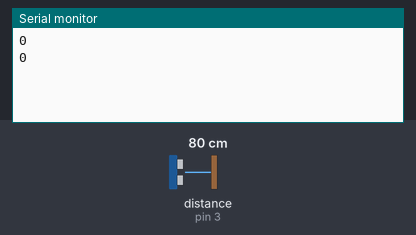
Recording of a sketch running on a simulated Arduino Uno, built with avr-gcc and run on an emulated ATmega328P. Parts: the last lines printed to the serial monitor. Inputs (shaded band) come from the test bench; at power-on: distance to the obstacle (sensor on pin 3) 80 cm. The echo pulse lasts 58.3 µs per cm.

Above: at 1.8 s.
1.9 s: distance to the obstacle (sensor on pin 3) set to 2 cm
At 2.8 s:
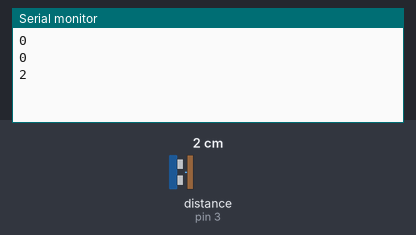
3.4 s: distance to the obstacle (sensor on pin 3) set to 4 cm
At 4.5 s:
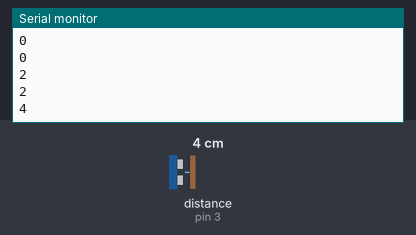
Timing chart, 0 to 6.4 s (numbered marks = the images above; inputs shaded):
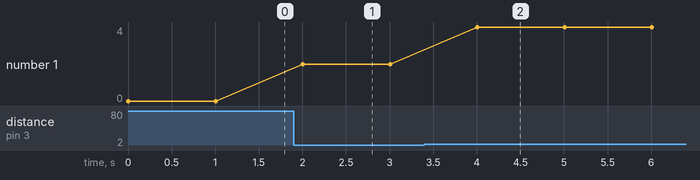

The sketch:

send_data_to_python.ino
```cpp
#include <NewPing.h>

String cmd;

#define TRIGGER_PIN  4
#define ECHO_PIN     3
#define MAX_DISTANCE 20

NewPing sonar(TRIGGER_PIN, ECHO_PIN, MAX_DISTANCE);

#define ULTRASONIC

void setup()
{
  Serial.begin(115200);

}

void loop()
{
    unsigned int uS = sonar.ping();
    unsigned int distance = uS / US_ROUNDTRIP_CM;
    String data_to_send = String(distance);
    Serial.println(data_to_send);
    delay(1000);
}
```

Measured:
- after the input at 1.9 s, the serial monitor: prints a new line after 0.10 s (image 1)
- after the input at 3.4 s, the serial monitor: prints a new line after 0.61 s (image 2)
- plotted number 1: 0 → 2 after the input at 1.9 s, 2 → 4 after the input at 3.4 s
